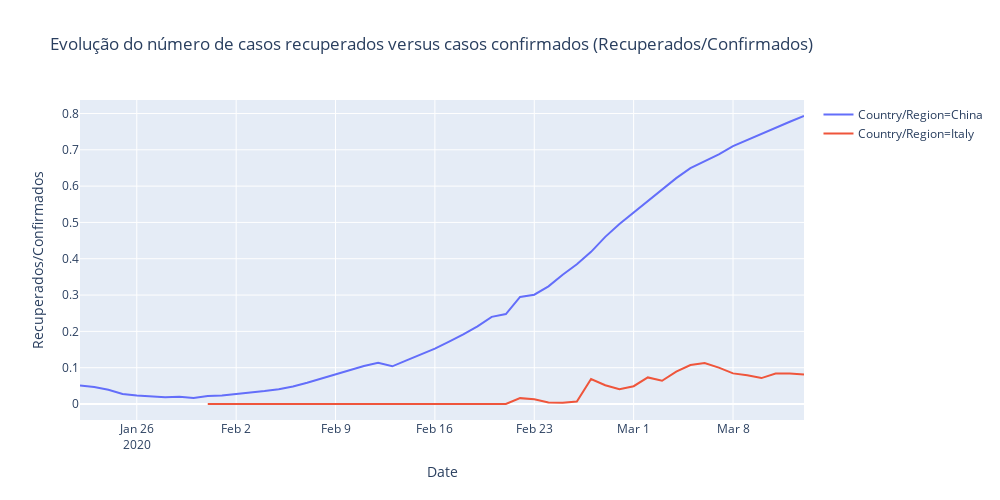

Notebook code cell kept with this figure:
### Code cell
temp['Recuperados/Confirmados'] = temp['Recovered']/temp['Confirmed']

fig = px.line(temp, x="Date", y="Recuperados/Confirmados", color='Country/Region',  height=500,width=1000,
             title='Evolução do número de casos recuperados versus casos confirmados (Recuperados/Confirmados)')
fig.show()
